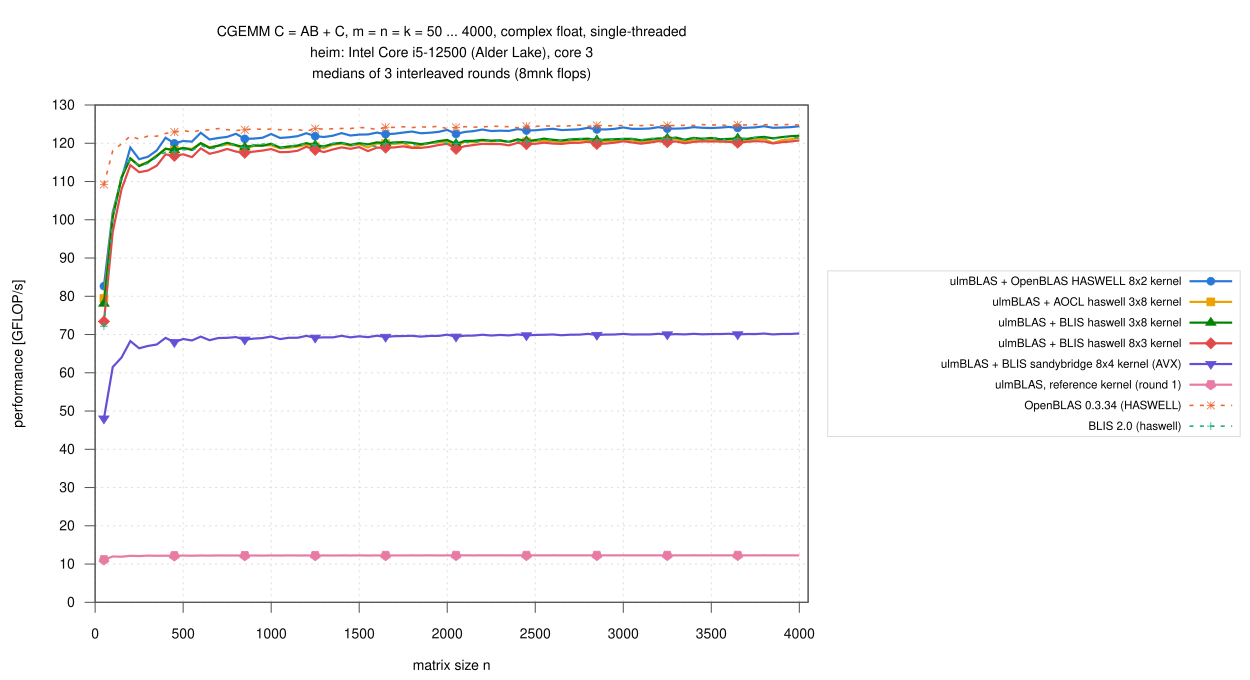

Write the gnuplot code that produced this figure.
load "_style.gp"
set terminal svg size 1250,680 dynamic enhanced font "Helvetica,14" background rgb "white"
set output "cgemm_full.svg"
set title "CGEMM C = AB + C, m = n = k = 50 ... 4000, complex float, single-threaded\n".CPU."\nmedians of 3 interleaved rounds (8mnk flops)" font ",14"
set xlabel "matrix size n"
set ylabel "performance [GFLOP/s]"
set xrange [0:4050]
set xtics 500
set yrange [0:130]
set ytics 10
set key outside right center vertical font ",11.5" spacing 1.2 width 1 box lc rgb "#dcdcdc"
plot for [i=1:6] D."gemm.csv" using "n":V[i] with linespoints \
         lc rgb C[i] lw 2.2 dt 1 pt P[i] pi 8 ps 0.75 title T[i], \
     for [i=7:|V|] D."gemm.csv" using "n":V[i] with linespoints \
         lc rgb C[i] lw 1.6 dt 2 pt P[i] pi 8 ps 0.75 title T[i]
